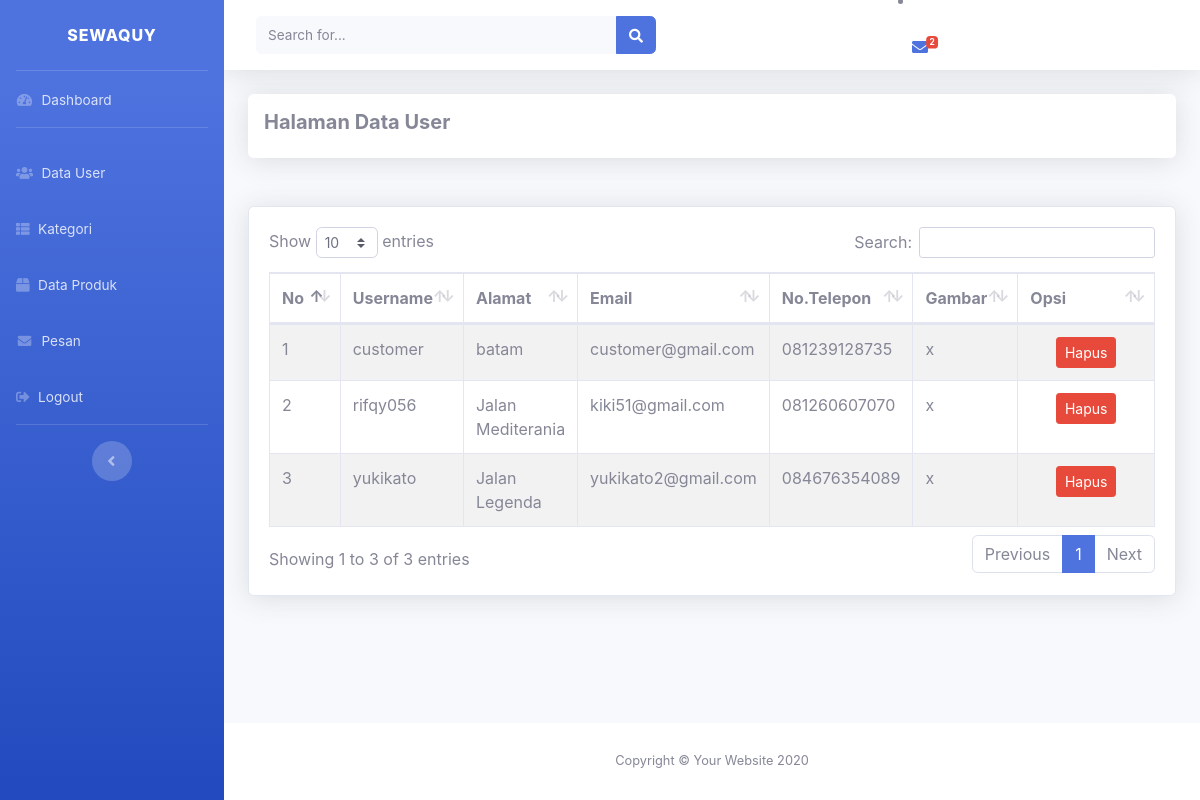
Screenshot of /admin/index.php?halaman=data_user with the database file from the repository.
### tables this page shows
CREATE TABLE `user` (
  `id_user` int(11) NOT NULL,
  `username` varchar(50) NOT NULL,
  `email` varchar(50) NOT NULL,
  `phone` varchar(50) NOT NULL,
  `alamat` varchar(50) NOT NULL,
  `password` varchar(50) NOT NULL,
  `konfirmasi` varchar(50) NOT NULL,
  `profile_picture` varchar(255) NOT NULL,
  `role` enum('1','2',',') NOT NULL
);

### admin/data_user.php (the view)
<div class="shadow p-3 mb-5 bg-white rounded">
    <h5><b>Halaman Data User</b></h5>
</div>
<?php
$data_user = array();
$ambil = $conn->query("SELECT * FROM user WHERE role = 2");
while ($pecah = $ambil->fetch_assoc())
{
    $data_user[] = $pecah;
}
?>
<div class="card shadow bg-white">
    <div class="card-body">
        <table class="table table-bordered table-hover table-striped" id="tables">
            <thead>
                <tr>
                    <th>No</th>
                    <th>Username</th>
                    <th>Alamat</th>
                    <th>Email</th>
                    <th>No.Telepon</th>
                    <th>Gambar</th>
                    <th>Opsi</th>
                </tr>
            </thead>
            <tbody>
                <?php foreach ($data_user as $key => $value): ?>
                <tr>
                    <td width="50"><?php echo $key+1; ?></td>
                    <td><?php echo $value['username']; ?></td>
                    <td><?php echo $value['alamat']; ?></td>
                    <td><?php echo $value['email']; ?></td>
                    <td><?php echo $value['phone']; ?></td>
                    <td>x</td>
                    <td class="text-center" width="150">
                        <a href="index.php?halaman=hapus_data_user&id=<?php echo $value['id_user']; ?>" class="btn btn-sm btn-danger">Hapus</a>
                    </td>
                </tr>
                <?php endforeach; ?>
            </tbody>
        </table>
    </div>
</div>

### rows the page displays
user: username "customer", alamat "batam", email "customer@gmail.com", phone "081239128735"
user: username "rifqy056", alamat "Jalan Mediterania", email "kiki51@gmail.com", phone "081260607070"
user: username "yukikato", alamat "Jalan Legenda", email "yukikato2@gmail.com", phone "084676354089"

### other values shown
$item_pesan "2"
